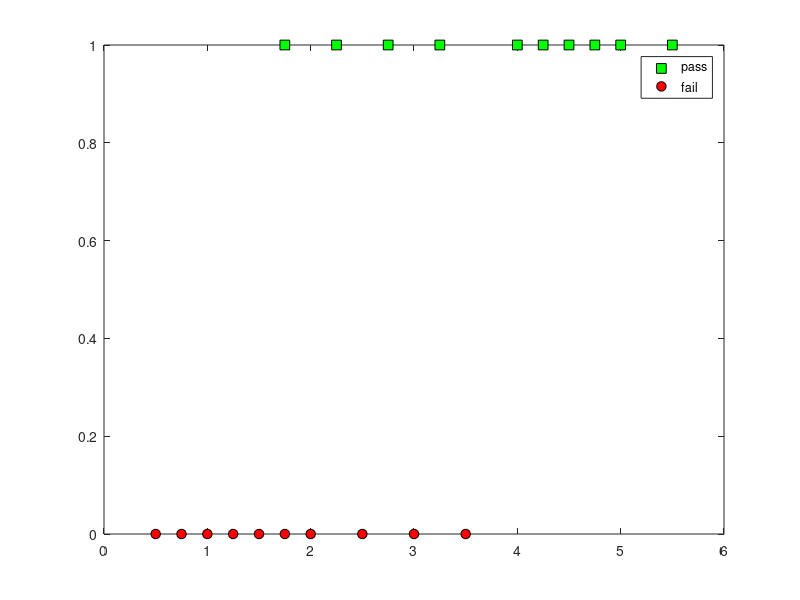

This chart was generated by the following MATLAB code: (Note: this script raises an error after producing the figure.)
% Logistic Reggression.
% Y1 = θ1 + θ2 * X

clear ; 
close all; 
clc;


% Data Intialisation %
Data = [0.5,0;
        0.75,0;
        1.00,0;
        1.25,0;
        1.50,0;
        1.75,0;
        1.75,1;
        2.00,0;
        2.25,1;
        2.50,0;
        2.75,1;
        3.00,0;
        3.25,1;
        3.50,0;
        4.00,1;
        4.25,1;
        4.50,1;
        4.75,1;
        5.00,1;
        5.50,1];
         
% Y1 Dependent variable  
 Y = Data(:,2);
 % n  number of the Data sets
 [m,n]  = size(Y) ;
 % X matrix of independent variable.  
 X = Data(:,1); 
% Initialisation of Theta values. Y = Theta0 + ( Theta1 * X )
% form Theta as the vector of 2 * 1 matrix . 
 theta = zeros(n+1, 1);
 theta(1,1)= 0;
 theta(2,1)= 0;
% =========================================================================
% Plotting the data "y" 
% =========================================================================
figure(1); % open a new figure window
pass = find(Y==1);
fail = find(Y==0);
plot(X(pass),Y(pass), 'ks','MarkerFaceColor', 'g', 'MarkerSize', 7);
hold on;
plot(X(fail),Y(fail),'ko', 'MarkerFaceColor', 'r', 'MarkerSize', 7);
legend('pass', 'fail')
hold

% =========================================================================
  %Initialisation of cost function
% =========================================================================
  X = [ones(m, 1), X]; 
  computeCostLogistic(X, Y, theta);
  
  
% =========================================================================
% learning the alpha and no of iteration values. 
% =========================================================================
 alpha =0.1;
 iterations = 10000;
 
% =========================================================================
% computing J for Theta1 = 0 and Theta2 = 0;
% =========================================================================
  theta = gradientDescentLogisticlike(X, Y, theta, alpha, iterations);
  fprintf('The theta values are %f  %f \n', theta(1,1), theta(2,1));  
 
 % =========================================================================
% Prediction of y values for x1 = 4.1 and x1 = 6.5
% =========================================================================.
x1 = 2.5;
y1 = theta(1,1) + x1* theta(2,1);

x2 =  2.75;
y2 = theta(1,1) + x2* theta(2,1);

fprintf('The prediction values for x1 %f  is %f \n', x1, sigmoid(y1));  
fprintf('The prediction values for x1 %f  is %f \n', x2,  sigmoid(y2));
% =========================================================================
% Plot the logistic reggression model.
% =========================================================================
figure(2)
pass = find(Y==1);
fail = find(Y==0);
plot(X(pass,2),Y(pass), 'ks','MarkerFaceColor', 'g', 'MarkerSize', 7);
hold on;
plot(X(fail,2),Y(fail),'ko', 'MarkerFaceColor', 'r', 'MarkerSize', 7);
hold on;
plot(X(:,2),sigmoid(X*theta)); 
%legend('pass', 'fail','logisticlike regression')
xlabel ("hours");
ylabel ("Pass / Fail ");
% =========================================================================
% threshold = 0.5.
% =========================================================================
z =  X*theta;
H = sigmoid(z);
prediction = round(H);

% =========================================================================
% Plot the logistic reggression model with prediction .
% =========================================================================

figure(4)
plot(X(pass,2),Y(pass), 'ks','MarkerFaceColor', 'g', 'MarkerSize', 7);
hold on;
plot(X(fail,2),Y(fail),'ko', 'MarkerFaceColor', 'r', 'MarkerSize', 7);
legend('pass', 'fail')
hold on;
plot(X(:,2), prediction)
hold

% =========================================================================

